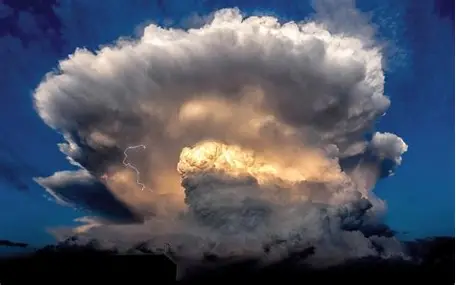
#> input picture assets-src/pixel-practice/r30-cumulonimbus/ref-photo.png, 456 x 285 px
$ python natural.py
#> lines starting #> are read from the running program, lines starting #| are printed output that depends on the picture
"""積乱雲のトレースを、少し自然にする（2026-10-05、人間の指示「これを少し自然な感じにして」）。
trace.py の版（cumulonimbus-v1.*）は、色の面がまだらで、色の境と外のふちがぎざぎざだった。ここでは:
- 縮めたあと、3×3 の中央値でならして、こまかなまだらを消す（形はそのまま）。
- 色は 32 色。となり合う2色のあいだの色は、2×2 の市松で1ドットずつまぜる（なめらかなグラデーション）。
  まぜるのは、ちょうどあいだの所だけ（ざらざらにしない）。
- 外のふちは、空と雲がまざる所（写真で少し青い所）を、市松の「うすい雲」にする（ふちがやわらかく、少し透けて見える）。
- 底は、まっすぐ切れないよう、下へ行くほどうすくして、市松で消えていくようにする。
空はとうめい。雲の本体だけ。256×256（下にそろえる）。"""
import json
import math
from PIL import Image, ImageFilter

src = Image.open("ref-photo.png").convert("RGB")
#> src is the input picture: PIL image 456x285 RGB; mean R, G, B 80.3, 85.6, 100.1
crop = src.crop((28, 0, 412, 262))
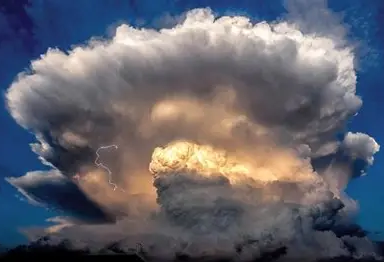
#> crop: PIL image 384x262 RGB; mean R, G, B 98.4, 99, 108.7
w = 256
h = round(crop.height * w / crop.width)
#> h = 175
small = crop.resize((w, h), Image.LANCZOS).filter(ImageFilter.MedianFilter(3))
px = small.load()
S = 256
BAYER = [[0.125, 0.625], [0.875, 0.375]]


def hsh(x, y):
    n = (x * 374761393 + y * 668265263) & 0xFFFFFFFF
    n = (n ^ (n >> 13)) * 1274126177 & 0xFFFFFFFF
    return (n & 0xFFFF) / 65535


def noise(x, s):
    i = math.floor(x / s)
    f = x / s - i
    a, b = hsh(i, 7), hsh(i + 1, 7)
    return a + (b - a) * f * f * (3 - 2 * f)


# 雲らしさ（0=空 1=雲）
def cloudness(r, g, b):
    return max(0.0, min(1.0, (78 - (b - r)) / 34))

alpha = [[cloudness(*px[x, y]) for x in range(w)] for y in range(h)]
#> alpha = 175 items
for x in range(w):                                   # 底: 下へ行くほどうすくなり、市松で消えていく（まっすぐ切れない）
    depth = 6 + noise(x, 23) * 8
    for y in range(h - 16, h):
        k = (h - 1 - y) / depth
        if k < 1:
            alpha[y][x] = min(alpha[y][x], 0.3 + 0.32 * k)
# 上の方で、空の青が多くまざった所（写真の右上の、うすいかすみ）は、うすい雲にする（四角い面に見えないよう）
for y in range(int(h * 0.4)):
    for x in range(w):
        r, g, b = px[x, y]
        if b - r > 36:
            alpha[y][x] = min(alpha[y][x], 0.5)
solid = [[alpha[y][x] >= 0.62 for x in range(w)] for y in range(h)]
#> solid = 175 items
thin = [[0.3 <= alpha[y][x] < 0.62 for x in range(w)] for y in range(h)]
#> thin = 175 items
# 雲の本体（いちばん大きなかたまり）
seen = [[False] * w for _ in range(h)]
best = []
for y0 in range(h):
    for x0 in range(w):
        if solid[y0][x0] and not seen[y0][x0]:
            comp, st = [], [(x0, y0)]
            seen[y0][x0] = True
            while st:
                x, y = st.pop()
                comp.append((x, y))
                for nx, ny in ((x + 1, y), (x - 1, y), (x, y + 1), (x, y - 1)):
                    if 0 <= nx < w and 0 <= ny < h and solid[ny][nx] and not seen[ny][nx]:
                        seen[ny][nx] = True
                        st.append((nx, ny))
            if len(comp) > len(best):
                best = comp
#> after the loop, best = 31908 items; seen = 175 items
body = set(best)
#> body = 31908 items
# うすい雲は、本体から2ドット以内だけ
near = set()
for (x, y) in body:
    for dy in range(-2, 3):
        for dx in range(-2, 3):
            near.add((x + dx, y + dy))
#> this loop made 31908 passes
#> (x, y) on passes 1 to 3: (113, 26), (90, 42), (150, 93)
#> after the loop, near = 34197 items
# 色を32色に（本体の色から）
pts = [px[x, y] for (x, y) in body]
#> pts = 31908 items
tmp = Image.new("RGB", (len(pts), 1))
tmp.putdata(pts)
q = tmp.quantize(colors=32, method=Image.MEDIANCUT, kmeans=4)
pal = q.getpalette()[:32 * 3]
#> pal = 96 values, max 250 at index 6, min 13 at index 93, mean 120.9
colors = [tuple(pal[i * 3:i * 3 + 3]) for i in range(32)]
#> colors = 32 items, first 6: (243, 232, 222), (222, 211, 203), (250, 227, 165), (204, 193, 188), (239, 196, 140), (218, 171, 124)


def two_nearest(c):
    d = sorted(range(32), key=lambda i: sum((colors[i][k] - c[k]) ** 2 for k in range(3)))
    return d[0], d[1]


def between(c, a, b):
    A, B = colors[a], colors[b]
    v = [B[k] - A[k] for k in range(3)]
    vv = sum(t * t for t in v) or 1
    return max(0.0, min(1.0, sum((c[k] - A[k]) * v[k] for k in range(3)) / vv))

idx = [[-1] * w for _ in range(h)]
for (x, y) in body:
    c = px[x, y]
    a, b = two_nearest(c)
    t = between(c, a, b)
    k = a
    if 0.36 < t < 0.64 and BAYER[y % 2][x % 2] < t:   # ちょうどあいだの所だけ、市松でまぜる
        k = b
    idx[y][x] = k
#> this loop made 31908 passes
#> (x, y, c, a, b, A in between, B in between, v in between) on passes 1 to 8: (113, 26, (219, 207, 198), 1, 3, (222, 211, 203), (204, 193, 188), [-18, -18, -15]), (90, 42, (136, 129, 131), 13, 9, (132, 124, 127), (145, 140, 145), [13, 16, 18]), (150, 93, (156, 116, 93), 11, 14, (155, 121, 101), (139, 112, 99), [-16, -9, -2]), (53, 160, (74, 71, 76), 26, 24, (71, 70, 77), (84, 74, 76), [13, 4, -1]), (92, 88, (124, 104, 96), 16, 17, (125, 104, 96), (112, 95, 91), [-13, -9, -5]), (166, 37, (128, 124, 127), 13, 12, (132, 124, 127), (116, 124, 142), [-16, 0, 15]), (69, 104, (95, 81, 83), 22, 19, (92, 84, 87), (102, 89, 88), [10, 5, 1]), (143, 53, (98, 87, 90), 19, 22, (102, 89, 88), (92, 84, 87), [-10, -5, -1])
#> (a, b, t) on passes 63, 64, 66, 79, 93, 98: (15, 12, 0.397), (20, 23, 0.497), (15, 18, 0.457), (19, 22, 0.413), (1, 3, 0.399), (20, 23, 0.469)
# うすい雲（ふち）: 市松で半分だけ、明るめの色を置く
light = sorted(range(32), key=lambda i: -sum(colors[i]))
for y in range(h):
    for x in range(w):
        if thin[y][x] and (x, y) in near and (x, y) not in body and (x + y) % 2 == 0:
            c = px[x, y]
            # 空の青が少しまざった色に近い、雲の色
            a, _ = two_nearest((min(255, c[0] + 20), min(255, c[1] + 16), c[2]))
            idx[y][x] = a
# ぽつんと1ドットの色（市松でないもの）を、まわりの色に
for y in range(1, h - 1):
    for x in range(1, w - 1):
        k = idx[y][x]
        if k < 0 or (x, y) not in body:
            continue
        nb = [idx[y][x - 1], idx[y][x + 1], idx[y - 1][x], idx[y + 1][x]]
        dg = [idx[y - 1][x - 1], idx[y + 1][x + 1], idx[y - 1][x + 1], idx[y + 1][x - 1]]
        if all(n != k for n in nb) and -1 not in nb and k not in dg:
            idx[y][x] = max(set(nb), key=nb.count)
keys = "ABCDEFGHIJKLMNOPQRSTUVWXYZabcdef"
rows = ["." * S] * (S - h) + ["".join(keys[k] if k >= 0 else "." for k in r) for r in idx]
used = sorted(set("".join(rows)) - {"."})
open("cumulonimbus.txt", "w").write("\n".join(rows) + "\n")
json.dump({keys[i]: "#%02x%02x%02x" % colors[i] for i in range(32) if keys[i] in used}, open("pal-cumulonimbus.json", "w"))
im = Image.new("RGBA", (S, S), (0, 0, 0, 0))
#> im: PIL image 256x256 RGBA; every value is 0
for y, r in enumerate(rows):
    for x, ch in enumerate(r):
        if ch != ".":
            im.putpixel((x, y), colors[keys.index(ch)] + (255,))
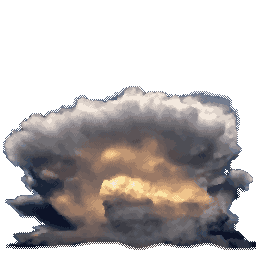
#> im: PIL image 256x256 RGBA; mean R, G, B, A 61.5, 56.5, 55.5, 126.9; transparent parts drawn white
im.save("cumulonimbus.png")
print("ok colors", len(used))
#| ok colors 32

$ run again, with assets-src/pixel-practice/r30-cumulonimbus/cumulonimbus-editor.png copied over assets-src/pixel-practice/r30-cumulonimbus/ref-photo.png
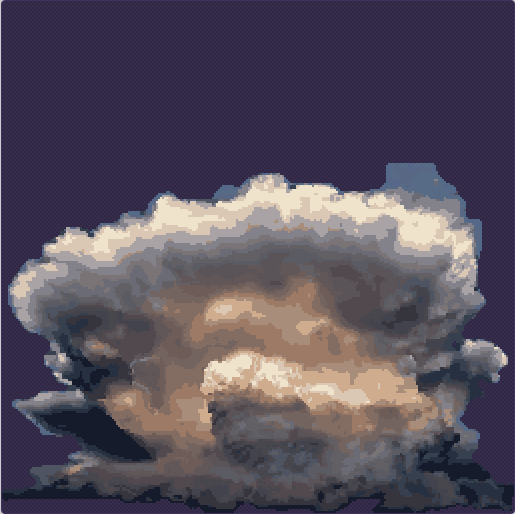
#> input picture assets-src/pixel-practice/r30-cumulonimbus/cumulonimbus-editor.png, 515 x 514 px
#> src is the input picture: PIL image 515x514 RGB; mean R, G, B 86.9, 78.4, 92.6
#> `crop = src.crop((28, 0, 412, 262))`:
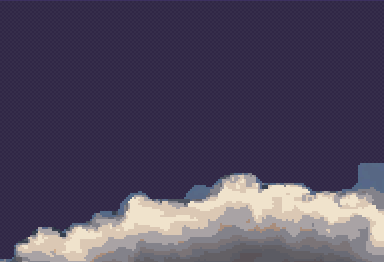
#> crop: PIL image 384x262 RGB; mean R, G, B 79.4, 71.3, 93.2
#> alpha = 175 items
#> after the loop `for y0 in range(h):`: best = 42030 items; seen = 175 items
#> body = 42030 items
#> the loop `for (x, y) in body:` made 42030 passes
#> (x, y) on passes 1 to 3: (113, 26), (247, 26), (16, 93)
#> after the loop `for (x, y) in body:`: near = 43792 items
#> pts = 42030 items
#> pal = 96 values, max 241 at index 0, min 40 at index 94, mean 98.65
#> colors = 32 items, first 6: (241, 228, 205), (240, 227, 204), (233, 219, 197), (226, 209, 188), (218, 200, 180), (194, 182, 173)
#> the loop `for (x, y) in body:` made 42030 passes
#> (x, y, c, a, b) on passes 6, 20, 30, 32, 37: (53, 160, (232, 217, 195), 2, 3), (71, 150, (215, 197, 177), 4, 3), (124, 161, (132, 131, 139), 8, 7), (25, 155, (183, 171, 169), 5, 6), (200, 156, (131, 130, 139), 8, 9)
#> after the loop `for y, r in enumerate(rows):`:
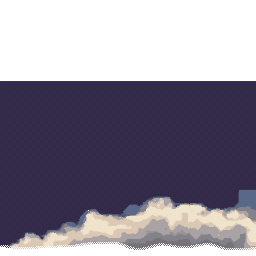
#> im: PIL image 256x256 RGBA; mean R, G, B, A 49.6, 44.2, 59.1, 164.7; transparent parts drawn white
#| ok colors 31

$ run again, with assets-src/pixel-practice/r30-cumulonimbus/cumulonimbus-v1.png copied over assets-src/pixel-practice/r30-cumulonimbus/ref-photo.png
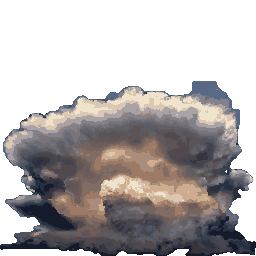
#> input picture assets-src/pixel-practice/r30-cumulonimbus/cumulonimbus-v1.png, 256 x 256 px
#> `crop = src.crop((28, 0, 412, 262))`:
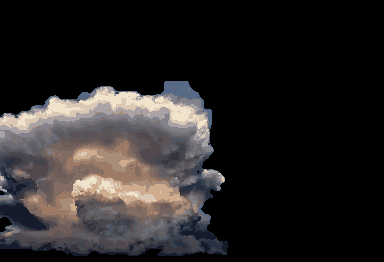
#> crop: PIL image 384x262 RGB; mean R, G, B 39.3, 36.4, 36.2
#> alpha = 175 items
#> after the loop `for y0 in range(h):`: best = 41777 items; seen = 175 items
#> body = 41777 items
#> the loop `for (x, y) in body:` made 41777 passes
#> (x, y) on passes 1 to 3: (113, 26), (247, 26), (16, 93)
#> after the loop `for (x, y) in body:`: near = 43723 items
#> pts = 41777 items
#> pal = 96 values, max 239 at index 0, min 0 at index 93, mean 100.5
#> colors = 32 items, first 6: (239, 225, 203), (226, 209, 188), (215, 196, 177), (204, 171, 142), (172, 165, 166), (170, 142, 123)
#> the loop `for (x, y) in body:` made 41777 passes
#> (x, y, c, a, b) on passes 3, 6, 7, 10, 12: (16, 93, (112, 110, 117), 12, 13), (53, 160, (72, 71, 78), 22, 23), (92, 88, (88, 81, 86), 20, 21), (69, 104, (169, 141, 123), 5, 7), (129, 155, (21, 27, 42), 27, 28)
#> after the loop `for y, r in enumerate(rows):`:
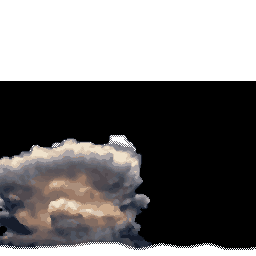
#> im: PIL image 256x256 RGBA; mean R, G, B, A 26.3, 24.2, 23.9, 164; transparent parts drawn white
#| ok colors 32
